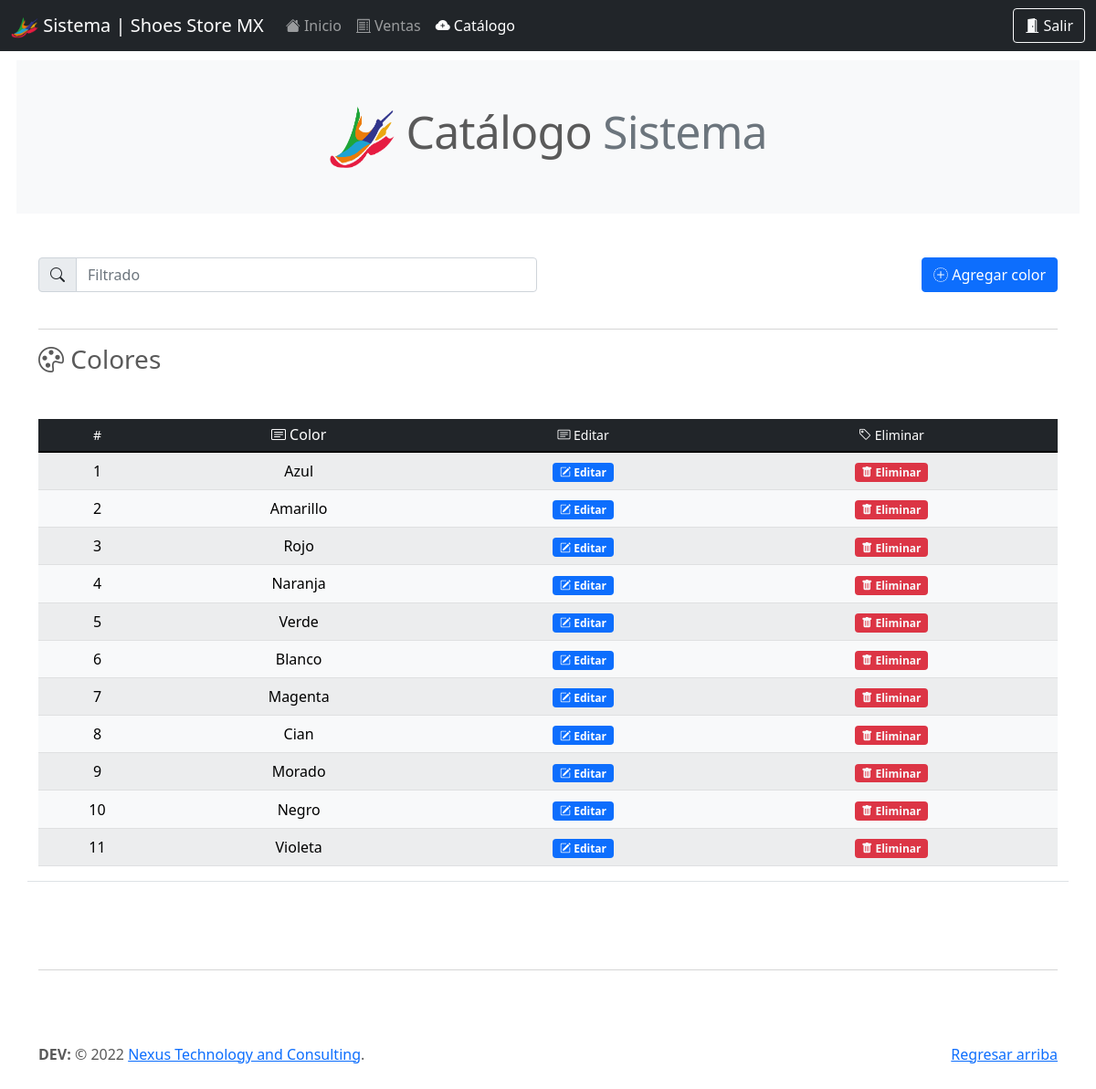
Page /be_/categorias.php (signed in) on the committed database.
### tables this page shows
CREATE TABLE `color` (
  `id` int(11) NOT NULL,
  `color` varchar(50) NOT NULL
);

### query/query_categorias_backend.php (called while the page is built)
<?php
include('qconn/qc.php');
$sqlColores = "SELECT * FROM color";
$resultadoColores= $conn->query($sqlColores);
?>

### be_/categorias.php (the view, shortened to what this page needs)
<!doctype html>
<html lang="en">
  <head>
    <link rel="stylesheet" href="https://cdn.jsdelivr.net/npm/bootstrap-icons@1.7.2/font/bootstrap-icons.css">
    <link href="../assets/dist/css/bootstrap.min.css" rel="stylesheet">
    <link href="../carousel.css" rel="stylesheet">
  </head>
  <body>
<header>
<nav class="navbar navbar-expand-md navbar-dark fixed-top bg-dark">
    <div class="container-fluid">
    <a class="navbar-brand" href="#"><img src="../assets/brand/img/logo_store_shoes_sin_fondo.png" alt="" width="30" height="24"> Sistema | Shoes Store MX</a>
      <div class="collapse navbar-collapse" id="navbarCollapse">
        <ul class="navbar-nav me-auto mb-2 mb-md-0">
          <li class="nav-item">
           <a class="nav-link" aria-current="page" href="dashboard.php"><i class="bi bi-house-fill"></i> Inicio</a>
          </li>
          <li class="nav-item">
            <a class="nav-link" href="venta_gral.php"><i class="bi bi-receipt-cutoff"></i> Ventas</a>
          </li>
          <li class="nav-item">
            <a class="nav-link active" href="catalogo.php"><i class="bi bi-cloud-plus-fill"></i> Catálogo</a>
          </li>
        </ul>
        <form class="d-flex">
          <a href="prcd/sort.php" class="btn btn-outline-light" type="submit"><i class="bi bi-door-open-fill"></i> Salir</a>
        </form>
      </div>
    </div>
  </nav>
</header>
<main>
<h2 class="mb-5 bg-light p-5 text-center featurette-heading" style="margin:18px;"><img src="../assets/brand/img/logo_store_shoes_sin_fondo.png" alt="" width="72" height="72"> Catálogo <span class="text-muted">Sistema</span></h2>
<? include('../query/query_categorias_backend.php'); ?>
  <div class="container marketing mt-5 border-bottom">
  <div class="row">
    <div class="col">
        <div class="input-group mb-4 w-100">
            <span class="input-group-text" id="basic-addon1"><i class="bi bi-search"></i></span>
            <input type="text" class="form-control" placeholder="Filtrado" aria-label="Filtrado" aria-describedby="basic-addon1" id="myInput">
        </div>
    </div>
    <div class="col">
        <div class="input-group mb-4 justify-content-end">
            <button class="btn btn-primary" data-bs-toggle="modal" data-bs-target="#agregarProducto"><i class="bi bi-plus-circle-dotted"></i> Agregar color</button>
        </div>
    </div>
  </div>
  <hr>
    <div class="table-responsive">
    <p class="h3 mb-5"><i class="bi bi-palette"></i> Colores</p>
    <table class="table  table-light table-striped mb-3 table-hover align-middle">
      <thead class="text-center table-dark align-middle">
        <tr>
          <th scope="col" class="h6"><small>#</small></th>
          <th scope="col" class="h6"><small<i class="bi bi-card-text"></i> Color</small></th>
          <th scope="col" class="h6"><small><i class="bi bi-card-text"></i> Editar</small></th>
          <th scope="col" class="h6"><small><i class="bi bi-tag"></i> Eliminar</small></th>
        </tr>
      </thead>
      <tbody id="myTable">
        <?php
        $x = 0;
          while($rowColores = $resultadoColores->fetch_assoc()){
            $x++;
            echo'<tr>';
            echo'<td class="text-center">'.$x.'</td>';
            echo'<td class="text-center">'.$rowColores['color'].'</td>';
            echo'<td class="text-center"><a href="#" data-bs-toggle="modal" data-bs-target="#exampleModal'.$rowColores['id'].'"><span class="badge bg-primary"><i class="bi bi-pencil-square"></i> Editar</span></a></td>';
            echo'<td class="text-center"><a href="#" data-bs-toggle="modal" data-bs-target="#deleteArticulo'.$rowColores['id'].'"><span class="badge bg-danger text-light"><i class="bi bi-trash-fill"></i> Eliminar</span></a></td>';
            echo'</tr>';
          }
        ?>
      </tbody>
    </table>
    </div>
  </div>
  <footer class="footer mt-auto py-3">
    <div class="container">
      <hr class="featurette-divider">
      <p class="float-end"><a href="#">Regresar arriba</a></p>
    <p><strong>DEV:</strong> © 2022 <a href="https://direccioneszac.net/red_deploy/" target="_blank">Nexus Technology and Consulting</a>.</p>
    </div>
  </footer>
</main>
  </body>
</html>

### carousel.css (style rules this page uses)
body { padding-top: 3rem; padding-bottom: 3rem; color: #5a5a5a; }
.featurette-divider { margin: 5rem 0; }
.featurette-heading { font-weight: 300; line-height: 1; letter-spacing: -.05rem; }
@media (min-width: 40em) { .featurette-heading { font-size: 50px; } }
@media (min-width: 62em) { .featurette-heading { margin-top: 7rem; } }

### rows in the picture
color: color "Azul"
color: color "Amarillo"
color: color "Rojo"
color: color "Naranja"
color: color "Verde"
color: color "Blanco"
color: color "Magenta"
color: color "Cian"
color: color "Morado"
color: color "Negro"
color: color "Violeta"
